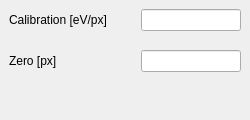
<?xml version="1.0" encoding="UTF-8"?>
<ui version="4.0">
 <class>EnergyScaleWindow</class>
 <widget class="QDockWidget" name="EnergyScaleWindow">
  <property name="geometry">
   <rect>
    <x>0</x>
    <y>0</y>
    <width>250</width>
    <height>120</height>
   </rect>
  </property>
  <property name="sizePolicy">
   <sizepolicy hsizetype="Minimum" vsizetype="MinimumExpanding">
    <horstretch>0</horstretch>
    <verstretch>0</verstretch>
   </sizepolicy>
  </property>
  <property name="maximumSize">
   <size>
    <width>250</width>
    <height>524287</height>
   </size>
  </property>
  <property name="windowTitle">
   <string>Energy scale</string>
  </property>
  <widget class="QWidget" name="dockWidgetContents">
   <layout class="QVBoxLayout" name="verticalLayout">
    <property name="spacing">
     <number>1</number>
    </property>
    <property name="leftMargin">
     <number>0</number>
    </property>
    <property name="topMargin">
     <number>0</number>
    </property>
    <property name="rightMargin">
     <number>0</number>
    </property>
    <property name="bottomMargin">
     <number>0</number>
    </property>
    <item>
     <widget class="QWidget" name="calibrationWidget" native="true">
      <layout class="QHBoxLayout" name="horizontalLayout_4">
       <item>
        <widget class="QLabel" name="calibrationLabel">
         <property name="text">
          <string>Calibration [eV/px]</string>
         </property>
        </widget>
       </item>
       <item>
        <spacer name="calibrationSpacer">
         <property name="orientation">
          <enum>Qt::Horizontal</enum>
         </property>
         <property name="sizeType">
          <enum>QSizePolicy::Preferred</enum>
         </property>
         <property name="sizeHint" stdset="0">
          <size>
           <width>52</width>
           <height>20</height>
          </size>
         </property>
        </spacer>
       </item>
       <item>
        <widget class="QLineEdit" name="calibrationEdit">
         <property name="minimumSize">
          <size>
           <width>100</width>
           <height>0</height>
          </size>
         </property>
         <property name="maximumSize">
          <size>
           <width>100</width>
           <height>16777215</height>
          </size>
         </property>
         <property name="alignment">
          <set>Qt::AlignRight|Qt::AlignTrailing|Qt::AlignVCenter</set>
         </property>
        </widget>
       </item>
      </layout>
     </widget>
    </item>
    <item>
     <widget class="QWidget" name="zeroWidget" native="true">
      <layout class="QHBoxLayout" name="horizontalLayout_3">
       <item>
        <widget class="QLabel" name="zeroLabel">
         <property name="text">
          <string>Zero [px]</string>
         </property>
        </widget>
       </item>
       <item>
        <spacer name="zeroSpacer">
         <property name="orientation">
          <enum>Qt::Horizontal</enum>
         </property>
         <property name="sizeType">
          <enum>QSizePolicy::Minimum</enum>
         </property>
         <property name="sizeHint" stdset="0">
          <size>
           <width>20</width>
           <height>20</height>
          </size>
         </property>
        </spacer>
       </item>
       <item>
        <widget class="QLineEdit" name="zeroEdit">
         <property name="sizePolicy">
          <sizepolicy hsizetype="Minimum" vsizetype="Fixed">
           <horstretch>0</horstretch>
           <verstretch>0</verstretch>
          </sizepolicy>
         </property>
         <property name="minimumSize">
          <size>
           <width>75</width>
           <height>0</height>
          </size>
         </property>
         <property name="maximumSize">
          <size>
           <width>100</width>
           <height>16777215</height>
          </size>
         </property>
         <property name="alignment">
          <set>Qt::AlignRight|Qt::AlignTrailing|Qt::AlignVCenter</set>
         </property>
        </widget>
       </item>
      </layout>
     </widget>
    </item>
    <item>
     <spacer name="verticalSpacer">
      <property name="orientation">
       <enum>Qt::Vertical</enum>
      </property>
      <property name="sizeType">
       <enum>QSizePolicy::Expanding</enum>
      </property>
      <property name="sizeHint" stdset="0">
       <size>
        <width>20</width>
        <height>1</height>
       </size>
      </property>
     </spacer>
    </item>
   </layout>
  </widget>
 </widget>
 <resources/>
 <connections/>
</ui>
